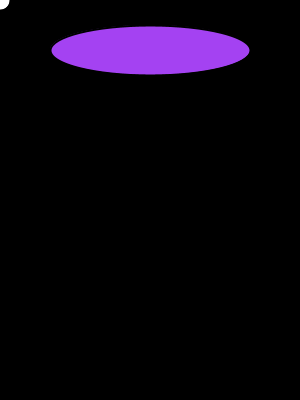
Frame 1 (no input)
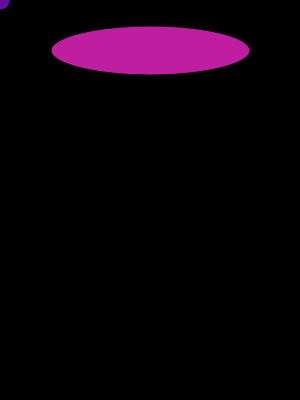
Frame 60 (the mouse pressed at the canvas centre just before this capture)
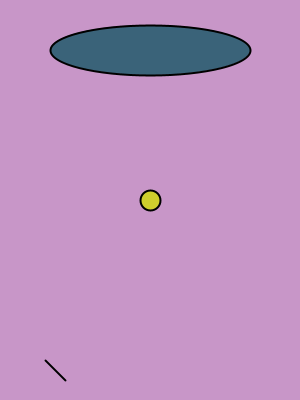
Frame 120 (the mouse held since frame 60 and released just before this capture)

The Processing sketch that drew these frames (run headless with seeded random() and noise(); from frame 60 on, the mouse is pressed at the canvas centre):

// Processing sketch: psketch_150724e
// ── psketch_150724e.pde
int x = 1;

void setup() {
  size (300,400); 
  noCursor();
}

void draw() {
  
 //why does this make the background go only between  2 opposite colors?
  background(mouseY,mouseX,mouseY);
  // stroke color
  stroke(0);
  // stroke width
  strokeWeight(2);
  // draw a shape
  ellipse(mouseX,mouseY,20,20);
  x = x + 1;
  fill(random(255),random(255),random(255));
  ellipse(150,50,200,50);
  line(45,360,65,380);
}
